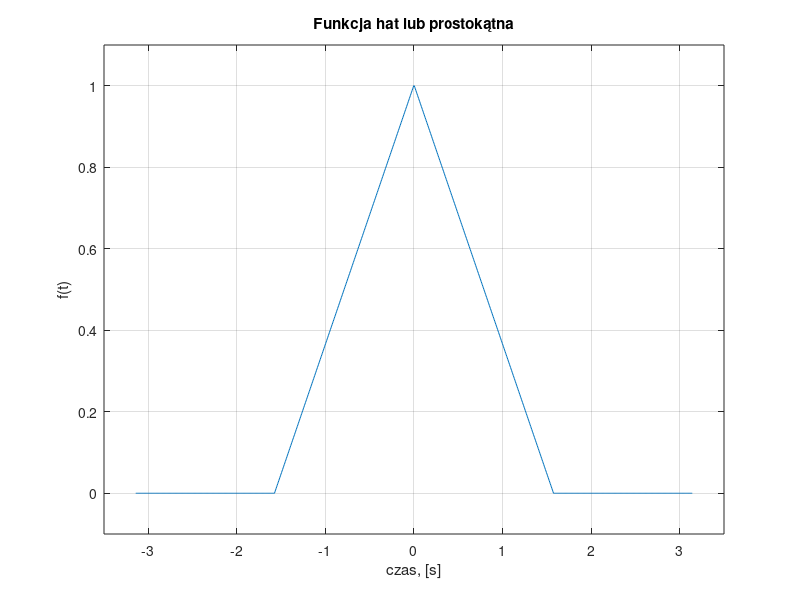
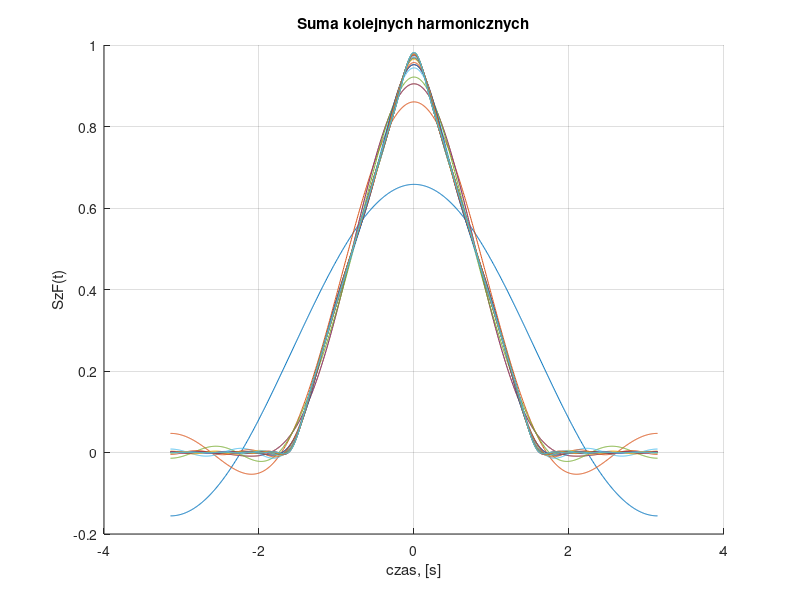
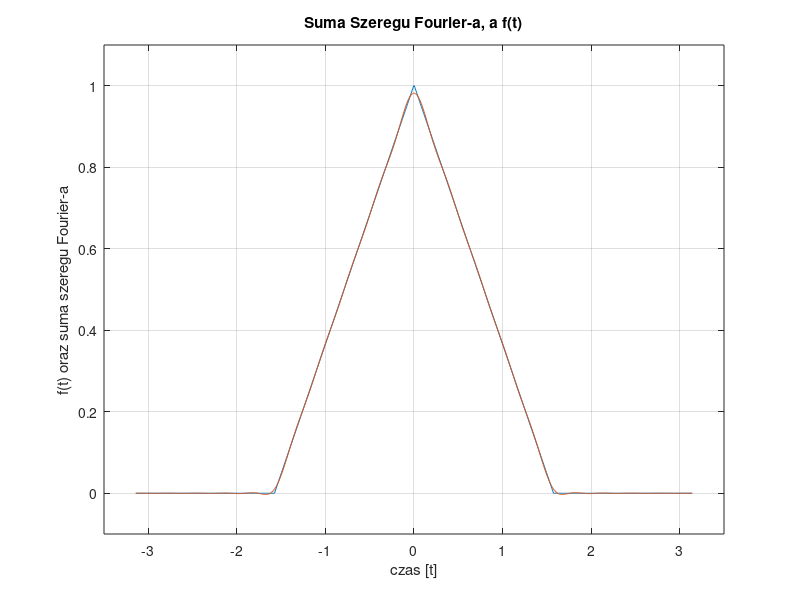
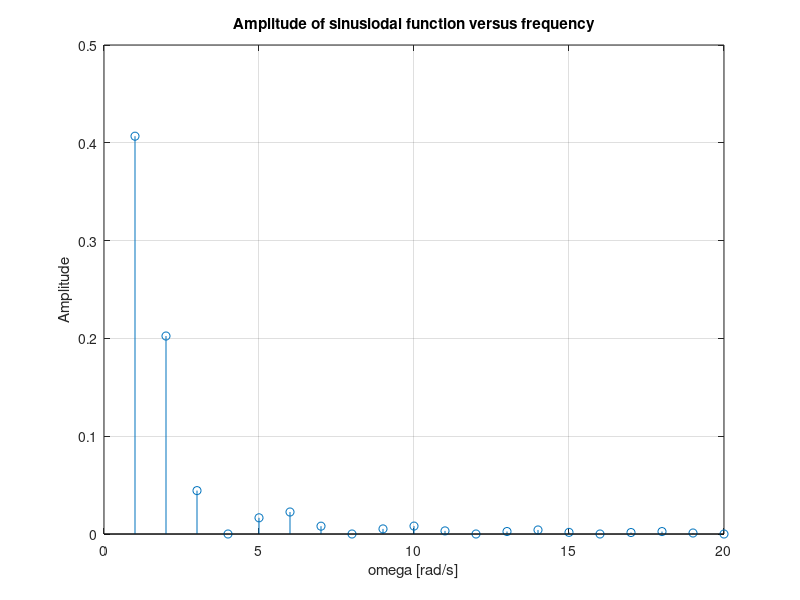

These charts were generated, in order, by the following MATLAB code:
clear all;
close all;
clc;

%% Dziedzina

T = 2*pi;        % okres funkcji
N = 1024;        % liczba próbek

dt = T/(N-1);
t = -T/2:dt:T/2; % wektor czasu

Max = 20;        % górna granica sumy

%% Tworzenie funkcji

rise = (1:1:256)/256;
fall = fliplr(rise);

% Funkcja hat
f = [zeros(1,256), rise, fall, zeros(1,256)];

% Funkcja prostokątna
%f = [zeros(1,256), ones(1,512), zeros(1,256)];


% wyrysowanie funkcji
figure(1);
plot(t,f);
grid on;
title('Funkcja hat lub prostokątna');
xlabel('czas, [s]');
ylabel('f(t)');
axis([-3.5 3.5 -0.1 1.1]);

%% Rzeczywisty Szereg Fouriera

figure(2);
hold on;
grid on;
title('Suma kolejnych harmonicznych');
xlabel('czas, [s]');
ylabel('SzF(t)');

A0 = 2/T*sum(f.*dt);
SzF = A0/2;

for k=1:Max
    
    A(k) = 2/T*sum(f.*cos(2*pi/T*k*t).*dt);
    B(k) = 2/T*sum(f.*sin(2*pi/T*k*t).*dt);
    SzF = SzF + A(k)*cos(2*pi/T*k*t) + B(k)*sin(2*pi/T*k*t);
    
    plot(t,SzF);
    pause(0.1);
    
end

figure(3);
plot(t,f);
grid on;
hold on;
plot(t,SzF);
axis([-3.5 3.5 -0.1 1.1]);
title('Suma Szeregu Fourier-a, a f(t)');
xlabel('czas [t]');
ylabel('f(t) oraz suma szeregu Fourier-a');
%% Amplitudy i fazy funkcji sinusoidalnych

Amp = sqrt(A.^2+B.^2);
Phase = atan(B./A);
omega = [2*pi/T*(1:1:Max)];

figure(4);
stem(omega, Amp);
title('Amplitude of sinusiodal function versus frequency');
xlabel('omega [rad/s]');
ylabel('Amplitude');
grid on;

figure(5);
stem(omega, Phase);
title('Phase of sinusiodal function versus frequency');
xlabel('omega [rad/s]');
ylabel('Phase [rad]');
grid on;

%% Rekonstrukcja z fal sinusoidalnych

SzF = A0/2;

for k=1:Max
    
    SzF = SzF + Amp(k)*sin(2*pi/T*k*t + Phase(k)+pi/2);
    
end

figure(6);
plot(t,f);
grid on;
title('Suma fal sinusoidalnych a f(t)');
xlabel('czas, [s]');
ylabel('f(t)');
axis([-3.5 3.5 -0.1 1.1]);
hold on;
plot(t,SzF);
